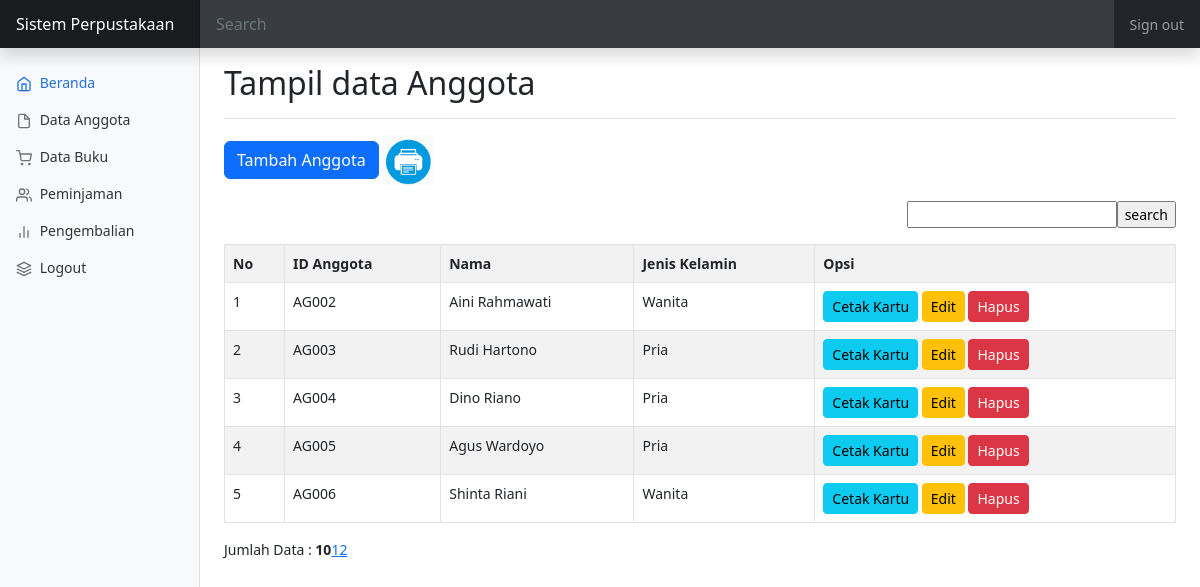
Screenshot of /index.php?p=anggota (signed in) with the database file from the repository.
### tables this page shows
CREATE TABLE `tbanggota` (
  `idanggota` varchar(5) NOT NULL,
  `foto` blob NOT NULL,
  `nama` varchar(30) NOT NULL,
  `jeniskelamin` varchar(10) NOT NULL,
  `alamat` varchar(40) NOT NULL,
  `status` varchar(20) NOT NULL
);

### pages/anggota.php (the view, shortened to what this page needs)
<div class="d-flex justify-content-between flex-wrap flex-md-nowrap align-items-center pt-3 pb-2 mb-3 border-bottom">
        <h1 class="h2">Tampil data Anggota</h1>
</div>
	<p id="tombol-tambah-container"><a href="index.php?p=anggota-input" class="btn btn-primary">Tambah Anggota</a>
	<a target="_blank" href="pages/cetak.php"><img src="print.png" height="50px" height="50px"></a>
	<FORM CLASS="form-inline" METHOD="POST">
	<div align="right"><form method=post><input type="text" name="pencarian"><input type="submit" name="search" value="search" class="tombol"></form>
	</FORM>
	</p>
	<table class="table table-bordered table-striped">
		<tr>
			<th id="label-tampil-no">No</td>
			<th>ID Anggota</th>
			<th>Nama</th>
			<th>Jenis Kelamin</th>
			<th id="label-opsi">Opsi</th>
		</tr>
		<?php
		$batas = 5;
		extract($_GET);
		if(empty($hal)){
			$posisi = 0;
			$hal = 1;
			$nomor = 1;
		}
		else {
			$posisi = ($hal - 1) * $batas;
			$nomor = $posisi+1;
		}
		if($_SERVER['REQUEST_METHOD'] == "POST"){
			$pencarian = trim(mysqli_real_escape_string($db, $_POST['pencarian']));
			if($pencarian != ""){
				$sql = "SELECT * FROM tbanggota WHERE nama LIKE '%$pencarian%'
						OR idanggota LIKE '%$pencarian%'
						OR jeniskelamin LIKE '%$pencarian%'
						OR alamat LIKE '%$pencarian%'";
				$query = $sql;
				$queryJml = $sql;
			}
			else {
				$query = "SELECT * FROM tbanggota LIMIT $posisi, $batas";
				$queryJml = "SELECT * FROM tbanggota";
				$no = $posisi * 1;
			}
		}
		else {
			$query = "SELECT * FROM tbanggota LIMIT $posisi, $batas";
			$queryJml = "SELECT * FROM tbanggota";
		}
		$q_tampil_anggota = mysqli_query($db, $query);
		if(mysqli_num_rows($q_tampil_anggota)>0)
		{
		while($r_tampil_anggota=mysqli_fetch_array($q_tampil_anggota)){
		?>
		<tr>
			<td><?php echo $nomor; ?></td>
			<td><?php echo $r_tampil_anggota['idanggota']; ?></td>
			<td><?php echo $r_tampil_anggota['nama']; ?></td>
			<td><?php echo $r_tampil_anggota['jeniskelamin']; ?></td>
			<td>
				<a target="_blank" href="pages/cetak_kartu.php?id=<?php echo $r_tampil_anggota['idanggota'];?>" class="btn btn-info btn-sm">Cetak Kartu</a>
				<a href="index.php?p=anggota-edit&id=<?php echo $r_tampil_anggota['idanggota'];?>" class="btn btn-warning btn-sm">Edit</a>
				<a href="proses/anggota-hapus.php?id=<?php echo $r_tampil_anggota['idanggota']; ?>" onclick = "return confirm ('Apakah Anda Yakin Akan Menghapus Data Ini?')" class="btn btn-danger btn-sm">Hapus</a>
			</td>
		</tr>
		<?php $nomor++; }
		}
		else {
			echo "<tr><td colspan=6>Data Tidak Ditemukan</td></tr>";
		}?>
	</table>
	<?php
	if(isset($_POST['pencarian'])){
	if($_POST['pencarian']!=''){
		echo "<div style=\"float:left;\">";
		$jml = mysqli_num_rows(mysqli_query($db, $queryJml));
		echo "Data Hasil Pencarian: <b>$jml</b>";
		echo "</div>";
	}
	}
	else{ ?>
		<div style="float: left;">
		<?php
			$jml = mysqli_num_rows(mysqli_query($db, $queryJml));
			echo "Jumlah Data : <b>$jml</b>";
		?>
		</div>
		<div class="pagination">
				<?php
				$jml_hal = ceil($jml/$batas);
				for($i=1; $i<=$jml_hal; $i++){
					if($i != $hal){
						echo "<a href=\"?p=anggota&hal=$i\">$i</a>";
					}
					else {
						echo "<a class=\"active\">$i</a>";
					}
				}
				?>
		</div>
	<?php
	}
	?>

### dashboard.css (style rules this page uses)
body { font-size: .875rem; }

### rows the page displays
tbanggota: idanggota "AG002", nama "Aini Rahmawati", jeniskelamin "Wanita"
tbanggota: idanggota "AG003", nama "Rudi Hartono", jeniskelamin "Pria"
tbanggota: idanggota "AG004", nama "Dino Riano", jeniskelamin "Pria"
tbanggota: idanggota "AG005", nama "Agus Wardoyo", jeniskelamin "Pria"
tbanggota: idanggota "AG006", nama "Shinta Riani", jeniskelamin "Wanita"

### other values shown
$jml "10"
